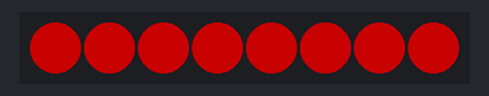
Recording of a sketch running on a simulated Arduino Uno, built with avr-gcc and run on an emulated ATmega328P. On the bench: 8 RGB LEDs in strip order, left to right. Dim RGB values are drawn brighter than linear.

Above: at 0.12 s.
At 6.57 s:
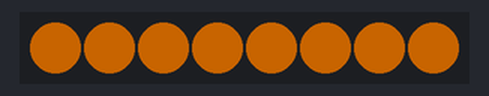
At 13.01 s:
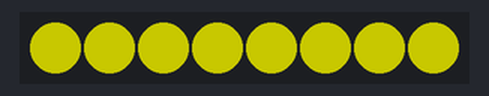
At 19.45 s:
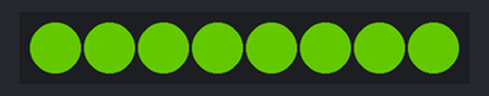
At 25.97 s:
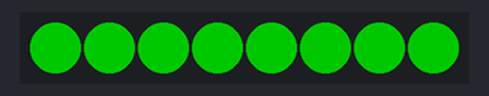
At 39.85 s:
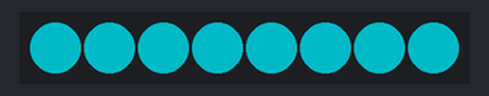
Timing chart, 0 to 40.0 s (numbered marks = the images above):
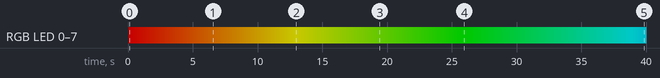

The sketch:

NeoPixel3_modi.ino
```cpp
#include <Adafruit_NeoPixel.h>
#ifdef __AVR__
  #include <avr/power.h>
#endif
// Pin 지정
#define Neo 4
// 네오픽셀 갯수(8개)
#define NEOPIXELS 8

int Neo_RGB[3] = {255, 0, 0};
int pivot = 0;
Adafruit_NeoPixel pixels(NEOPIXELS, Neo, NEO_GRB + NEO_KHZ800);

void ShowAllPixels(uint32_t color){
  for(int i=0; i<NEOPIXELS; i++){
    pixels.setPixelColor(i, color);
  }
}
void setup() {
  pixels.begin(); // neopixel strip 초기화
}

void loop() {
  pixels.show();
  pixels.setBrightness(100);
  ShowAllPixels(pixels.Color(Neo_RGB[0], Neo_RGB[1], Neo_RGB[2]));

  // 아래는 무지개색을 표현하는 코드
  int index = (pivot + 1) % 3;

  if (Neo_RGB[index] < 255){
    Neo_RGB[index]++;
  }
  else{ // Neo_RGB[index] == 255 인 경우
    if (Neo_RGB[pivot]>0){ // 1. Neo_RGB[pivot] > 0 이면 0까지 줄인다.
      Neo_RGB[pivot]--;
    }
    else{ // 2. pivot을 바꾼다. pivot이 2보다 크면 0으로
      pivot = (pivot+1) % 3;
    }
  }
  delay(50);
}
```

Measured:
- by itself, RGB LED 0–7: off → RGB(100, 0, 0) at 0.05 s, → RGB(100, 1, 0) 0.15 s later, → RGB(100, 2, 0) 0.15 s later, → RGB(100, 3, 0) 0.10 s later, … (309 changes in this stretch)
